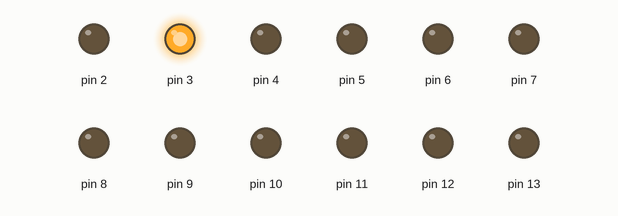
A sketch run on a simulated Arduino Uno, built with avr-gcc and run on an emulated ATmega328P. Shown: output pins drawn as LEDs (lit = HIGH).

Above: at 0.15 s.
At 1.95 s:
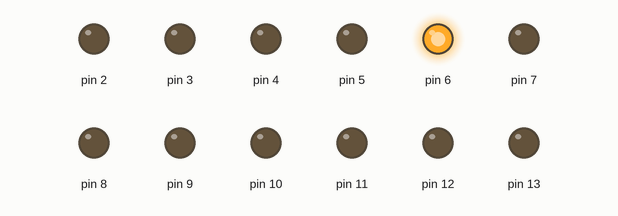
At 3.15 s:
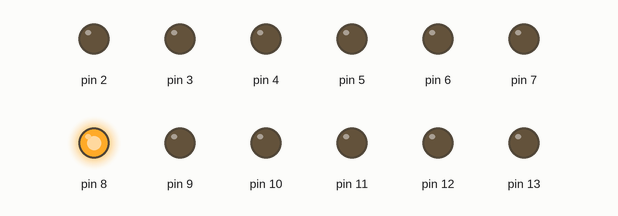
At 4.35 s:
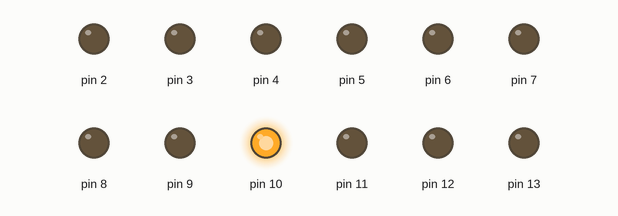
At 6.15 s:
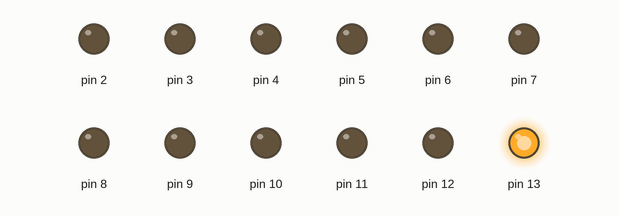
At 8.25 s:
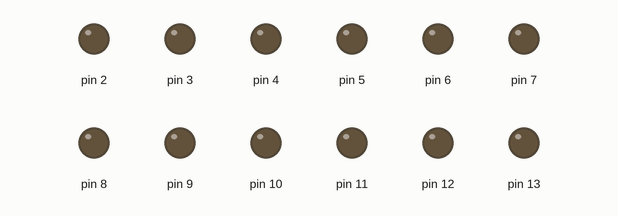
Timing chart, 0 to 8.6 s (numbered marks = the images above):
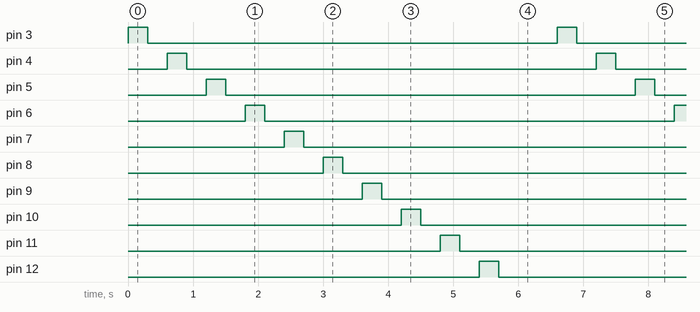

The sketch:

for_loop_intro.ino
```cpp
int i;

void setup() {
  // Set pins 2 to 13 as OUTPUT
  for(i = 2; i < 14; i = i + 1) {
    pinMode(i, OUTPUT);  // Set each pin as an OUTPUT
  }
}

void loop() {
  // Loop to control LEDs or other outputs
  for(i = 2; i < 13; i = i + 1) {
    digitalWrite(i, LOW);         // Turn the current pin off
    digitalWrite(i + 1, HIGH);    // Turn the next pin on
    delay(300);                   // Wait for 300ms
    digitalWrite(i + 1, LOW);     // Turn the next pin off
    delay(300);                   // Wait for another 300ms
  }
}
```

Measured:
- by itself, pin 3–13: alternates HIGH for 0.30 s and LOW for 6.3 s
- by itself, everything shown: repeats every 6.6 s, in 22 steps
